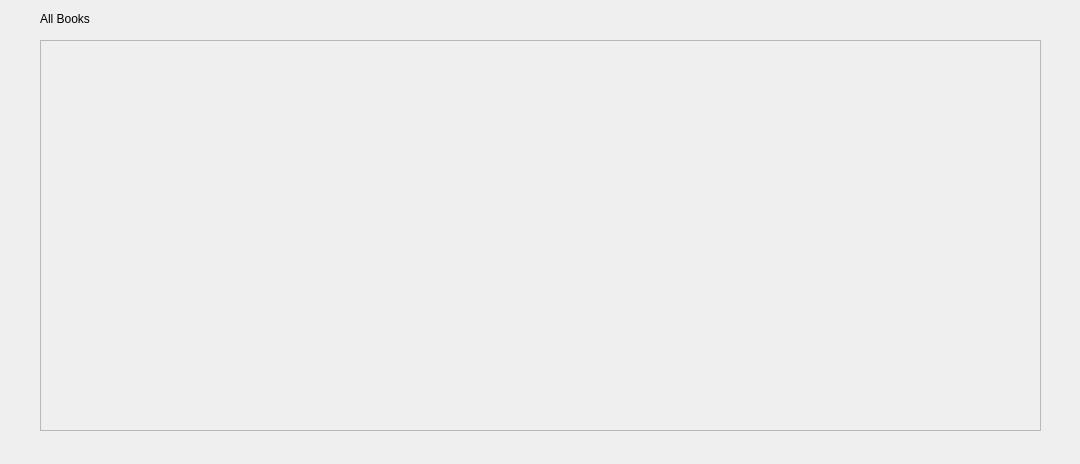
<?xml version="1.0" encoding="UTF-8"?>
<ui version="4.0">
 <class>AllBooksPage</class>
 <widget class="QWidget" name="AllBooksPage">
  <property name="geometry">
   <rect>
    <x>0</x>
    <y>0</y>
    <width>1080</width>
    <height>464</height>
   </rect>
  </property>
  <property name="windowTitle">
   <string>Form</string>
  </property>
  <widget class="QWidget" name="verticalLayoutWidget">
   <property name="geometry">
    <rect>
     <x>40</x>
     <y>40</y>
     <width>1001</width>
     <height>391</height>
    </rect>
   </property>
   <layout class="QVBoxLayout" name="verticalLayout">
    <item>
     <widget class="QScrollArea" name="scrollArea">
      <property name="widgetResizable">
       <bool>true</bool>
      </property>
      <widget class="QWidget" name="scrollAreaWidgetContents">
       <property name="geometry">
        <rect>
         <x>0</x>
         <y>0</y>
         <width>997</width>
         <height>387</height>
        </rect>
       </property>
      </widget>
     </widget>
    </item>
   </layout>
  </widget>
  <widget class="QLabel" name="label">
   <property name="geometry">
    <rect>
     <x>40</x>
     <y>10</y>
     <width>67</width>
     <height>17</height>
    </rect>
   </property>
   <property name="text">
    <string>All Books</string>
   </property>
  </widget>
 </widget>
 <resources/>
 <connections/>
</ui>
